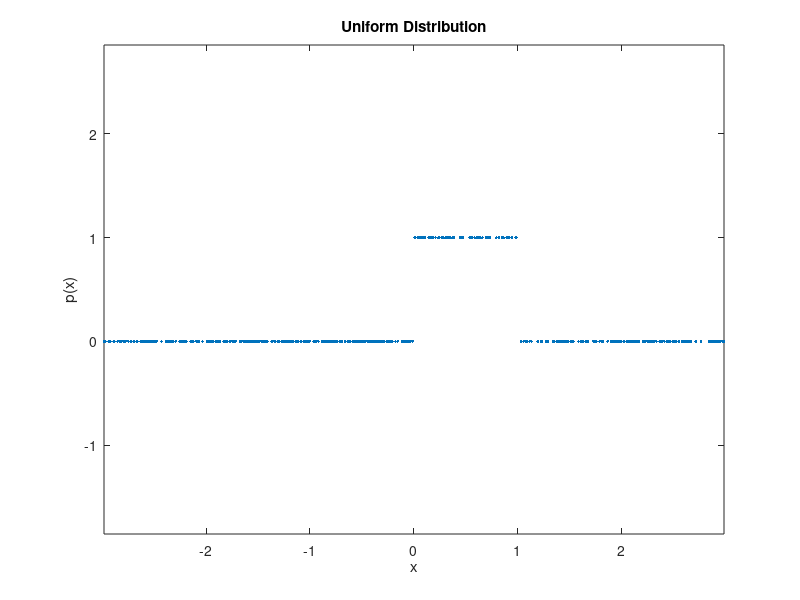

Here is the MATLAB script that generated this plot:
clc;
clear;

num=500;

arr=-3+rand(1,num)*6;

a=0;
b=1;

for i=1:num
    if((arr(i)>0)&&(arr(i)<1))
    out(i)=1/(b-a);
    
    else
      out(i)=0;
    end
end

plot(arr,out,'.');
axis equal

% plot(a,d,'.');
xlabel('x')
ylabel('p(x)')
title('Uniform Distribution')
